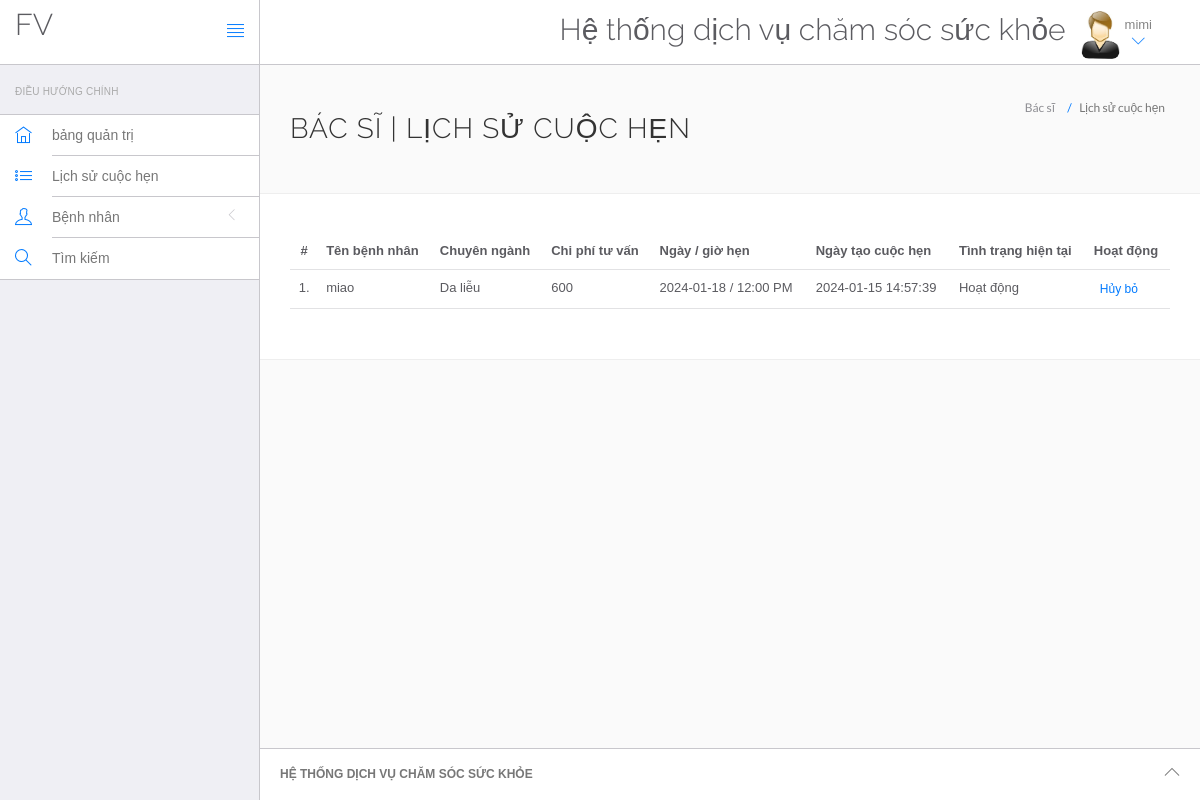
The app's page /HeThongQuanLyBenhVien/health_care/doctor/appointment-history.php (signed in) with its own data.
### tables this page shows
CREATE TABLE `doctors` (
  `id` int(11) NOT NULL,
  `specilization` varchar(255) DEFAULT NULL,
  `doctorName` varchar(255) DEFAULT NULL,
  `address` longtext DEFAULT NULL,
  `docFees` varchar(255) DEFAULT NULL,
  `contactno` bigint(11) DEFAULT NULL,
  `docEmail` varchar(255) DEFAULT NULL,
  `password` varchar(255) DEFAULT NULL,
  `creationDate` timestamp NULL DEFAULT current_timestamp(),
  `updationDate` timestamp NULL DEFAULT NULL ON UPDATE current_timestamp()
);

CREATE TABLE `appointment` (
  `id` int(11) NOT NULL,
  `doctorSpecialization` varchar(255) DEFAULT NULL,
  `doctorId` int(11) DEFAULT NULL,
  `userId` int(11) DEFAULT NULL,
  `consultancyFees` int(11) DEFAULT NULL,
  `appointmentDate` varchar(255) DEFAULT NULL,
  `appointmentTime` varchar(255) DEFAULT NULL,
  `postingDate` timestamp NULL DEFAULT current_timestamp(),
  `userStatus` int(11) DEFAULT NULL,
  `doctorStatus` int(11) DEFAULT NULL,
  `updationDate` timestamp NULL DEFAULT NULL ON UPDATE current_timestamp()
);

CREATE TABLE `users` (
  `id` int(11) NOT NULL,
  `fullName` varchar(255) DEFAULT NULL,
  `address` longtext DEFAULT NULL,
  `city` varchar(255) DEFAULT NULL,
  `gender` varchar(255) DEFAULT NULL,
  `email` varchar(255) DEFAULT NULL,
  `password` varchar(255) DEFAULT NULL,
  `regDate` timestamp NULL DEFAULT current_timestamp(),
  `updationDate` timestamp NULL DEFAULT NULL ON UPDATE current_timestamp()
);

### HeThongQuanLyBenhVien/health_care/doctor/appointment-history.php (the view, shortened to what this page needs)
<?php
include('include/connect.php');
if(strlen($_SESSION['id']==0)) {
 header('location:logout.php');
  } else{
?>
<!DOCTYPE html>
<html lang="en">
	<head>
		<link rel="stylesheet" href="vendor/bootstrap/css/bootstrap.min.css">
		<link rel="stylesheet" href="vendor/fontawesome/css/font-awesome.min.css">
		<link rel="stylesheet" href="vendor/themify-icons/themify-icons.min.css">
		<link href="vendor/animate.css/animate.min.css" rel="stylesheet" media="screen">
		<link href="vendor/perfect-scrollbar/perfect-scrollbar.min.css" rel="stylesheet" media="screen">
		<link href="vendor/switchery/switchery.min.css" rel="stylesheet" media="screen">
		<link href="vendor/bootstrap-touchspin/jquery.bootstrap-touchspin.min.css" rel="stylesheet" media="screen">
		<link href="vendor/select2/select2.min.css" rel="stylesheet" media="screen">
		<link href="vendor/bootstrap-datepicker/bootstrap-datepicker3.standalone.min.css" rel="stylesheet" media="screen">
		<link href="vendor/bootstrap-timepicker/bootstrap-timepicker.min.css" rel="stylesheet" media="screen">
		<link rel="stylesheet" href="assets/css/styles.css">
		<link rel="stylesheet" href="assets/css/plugins.css">
		<link rel="stylesheet" href="assets/css/themes/theme-1.css" id="skin_color" />
	</head>
	<body>
		<div id="app">
<?php include('include/sidebar.php');?>
			<div class="app-content">
					<?php include('include/header.php');?>
				<div class="main-content" >
					<div class="wrap-content container" id="container">
						<section id="page-title">
							<div class="row">
								<div class="col-sm-8">
									<h1 class="mainTitle">Bác sĩ  | Lịch sử cuộc hẹn</h1>
																	</div>
								<ol class="breadcrumb">
									<li>
										<span>Bác sĩ </span>
									</li>
									<li class="active">
										<span>Lịch sử cuộc hẹn</span>
									</li>
								</ol>
							</div>
						</section>
						<div class="container-fluid container-fullw bg-white">
									<div class="row">
								<div class="col-md-12">
									<table class="table table-hover" id="sample-table-1">
										<thead>
											<tr>
												<th class="center">#</th>
												<th class="hidden-xs">Tên bệnh nhân</th>
												<th>Chuyên ngành</th>
												<th>Chi phí tư vấn</th>
												<th>Ngày / giờ hẹn</th>
												<th>Ngày tạo cuộc hẹn </th>
												<th>Tình trạng hiện tại</th>
												<th>Hoạt động</th>
											</tr>
										</thead>
										<tbody>
<?php
$sql=mysqli_query($con,"select users.fullName as fname,appointment.*  from appointment join users on users.id=appointment.userId where appointment.doctorId='".$_SESSION['id']."'");
$cnt=1;
while($row=mysqli_fetch_array($sql))
{
?>
											<tr>
												<td class="center"><?php echo $cnt;?>.</td>
												<td class="hidden-xs"><?php echo $row['fname'];?></td>
												<td><?php echo $row['doctorSpecialization'];?></td>
												<td><?php echo $row['consultancyFees'];?></td>
												<td><?php echo $row['appointmentDate'];?> / <?php echo
												 $row['appointmentTime'];?>
												</td>
												<td><?php echo $row['postingDate'];?></td>
												<td>
<?php if(($row['userStatus']==1) && ($row['doctorStatus']==1))
{
	echo "Hoạt động";
}
												?></td>
												<td >
												<div class="visible-md visible-lg hidden-sm hidden-xs">
							<?php if(($row['userStatus']==1) && ($row['doctorStatus']==1))
{ ?>
	<a href="appointment-history.php?id=<?php echo $row['id']?>&cancel=update" onClick="return confirm('Bạn có chắc là bạn muốn hủy cuộc hẹn này?')"class="btn btn-transparent btn-xs tooltips" title="Cancel Appointment" tooltip-placement="top" tooltip="Remove">Hủy bỏ</a>
	<?php } else {
		echo "Hủy bỏ";
		} ?>
												</div>
												</td>
											</tr>
											<?php
$cnt=$cnt+1;
											 }?>
										</tbody>
									</table>
								</div>
							</div>
								</div>
					</div>
				</div>
			</div>
	<?php include('include/footer.php');?>
		</div>
	</body>
</html>
<?php } ?>

### HeThongQuanLyBenhVien/health_care/doctor/include/header.php (shortened to what this page needs)
<header class="navbar navbar-default navbar-static-top">
					<div class="navbar-header">
						<a class="navbar-brand" href="#">
							<h2 style="padding-top:20% ">FV</h2>
						</a>
						<a href="#" class="sidebar-toggler pull-right visible-md visible-lg" data-toggle-class="app-sidebar-closed" data-toggle-target="#app">
							<i class="ti-align-justify"></i>
						</a>
					</div>
					<div class="navbar-collapse collapse">
						<ul class="nav navbar-right">
								<li  style="padding-top:2% ">
								<h2>Hệ thống dịch vụ chăm sóc sức khỏe</h2>
							</li>
							<li class="dropdown current-user">
								<a href class="dropdown-toggle" data-toggle="dropdown">
									<img src="assets/images/images.jpg" > <span class="username">
									<?php $query=mysqli_query($con,"select doctorName from doctors where id='".$_SESSION['id']."'");
while($row=mysqli_fetch_array($query))
{
	echo $row['doctorName'];
}
									?> <i class="ti-angle-down"></i></i></span>
								</a>
							</li>
						</ul>
					</div>
				</header>

### HeThongQuanLyBenhVien/health_care/doctor/assets/css/themes/theme-1.css (style rules this page uses)
body { background: #FAFAFA; }
header .navbar-header { background: #ffffff !important; border-right-color: #c8c7cc !important; border-bottom-color: #c8c7cc !important; }
header .navbar-header .sidebar-toggler, header .navbar-header .sidebar-mobile-toggler { color: #007aff !important; }
header .navbar-header .navbar-brand { color: #777 !important; }
header .navbar-collapse { background: #ffffff !important; border-bottom-color: #c8c7cc !important; box-shadow: none !important; }
header .navbar-collapse .navbar-right > li > a { color: #777; }
header .navbar-collapse .navbar-right > li > a i { color: #007aff !important; }

### records on screen
doctors: doctorName "mimi"
appointment: userId.fullName "miao", doctorSpecialization "Da liễu", consultancyFees "600", appointmentDate "2024-01-18", appointmentTime "12:00 PM", postingDate "2024-01-15 14:57:39", userStatus "Hoạt động"
